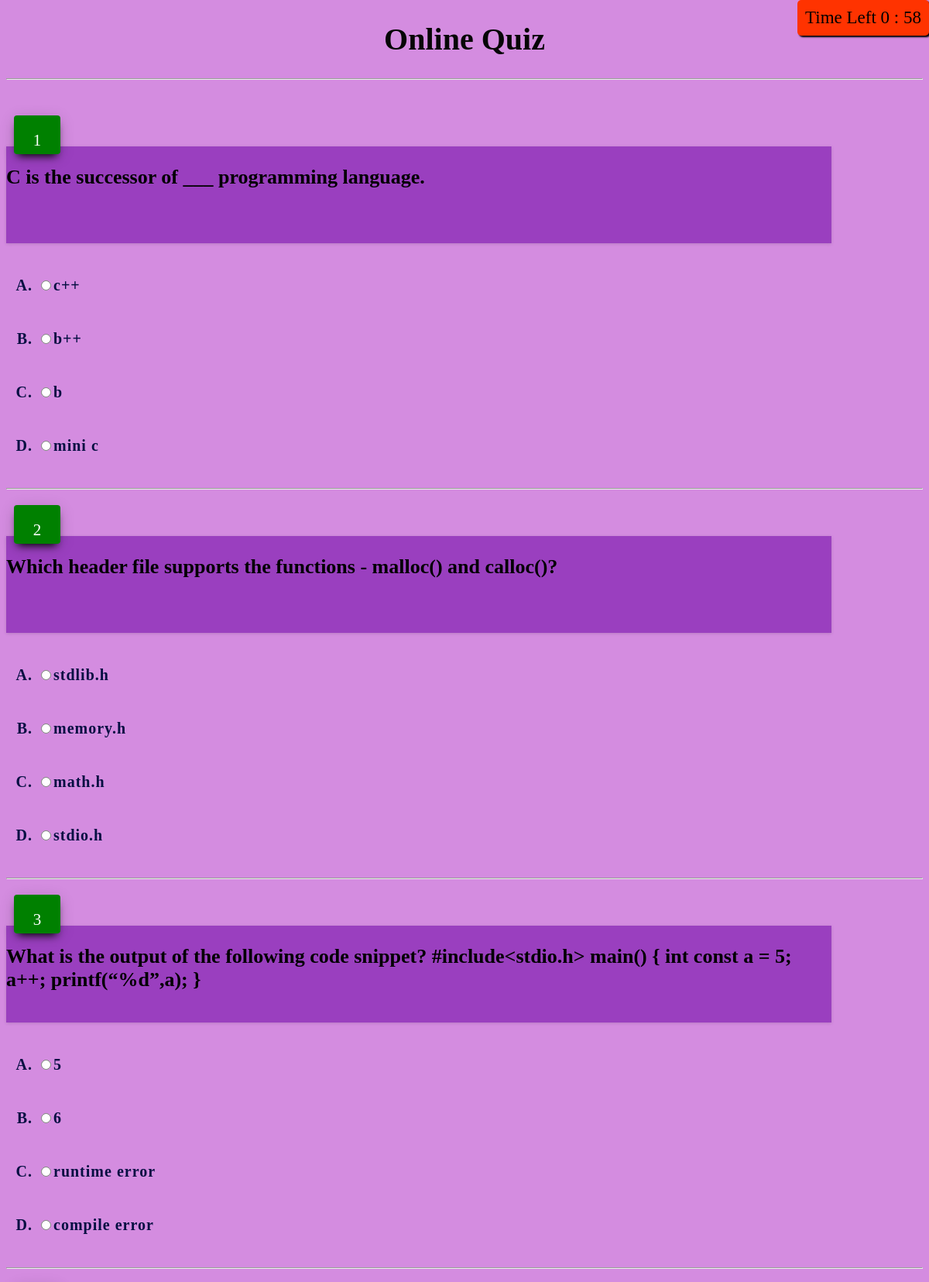
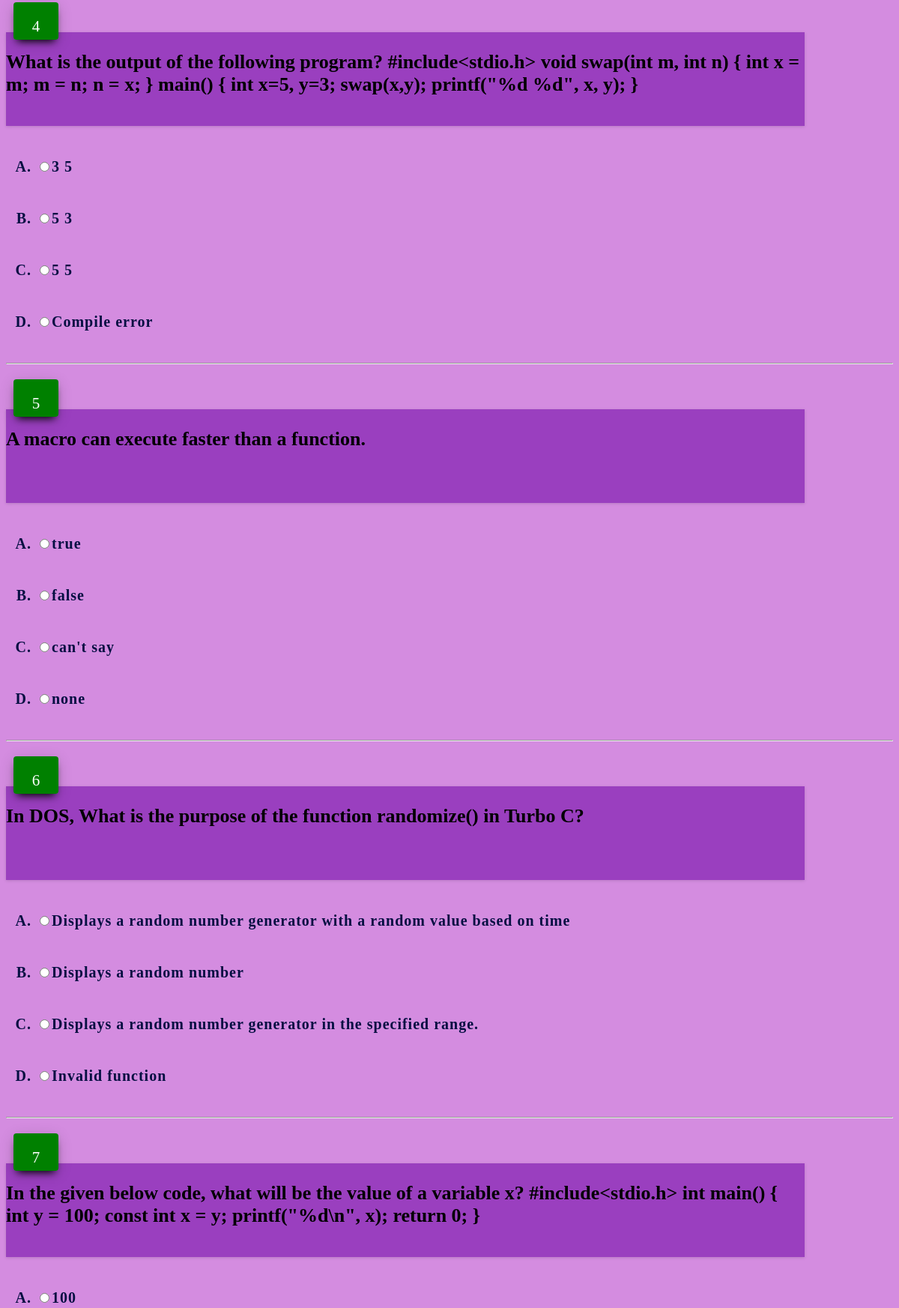
/cq/ (signed in, upper part), run on the app's committed database (2 pictures, top to bottom).
### core/models.py (models this page shows, shortened)
class CTEST(models.Model):
	QUESTION_NO=models.IntegerField(default=0)
	QUESTION=models.CharField(max_length=300)
	OPTION1=models.CharField(max_length=300)
	OPTION2=models.CharField(max_length=300)
	OPTION3=models.CharField(max_length=300)
	OPTION4=models.CharField(max_length=300)
	ANSWER=models.IntegerField(default=0)

### core/views.py (the view)
# urls.py: url(r'^cq/$', core_views.cq, name='cq'),
@login_required
def cq(request):
    context = {
        'query_results' : CTEST.objects.all()
    }
    return render(request, 'cq.html',context)

### mysite/templates/cq.html (shortened to what this page needs)
{% load static %}
<!DOCTYPE html>
<html>
    <head>
{% load static %}
    <link rel="stylesheet" type="text/css" href={% static 'styleee.css' %}>
    </head>
    <body >
    <span id="remainingTime" style="position: fixed;font-size: 23px;background:#ff3300;border-radius: 5px;padding: 10px;box-shadow: 2px 2px 2px 0px;"></span>
        <form id="myform" action="/cr/"  method="post">
            <center><h1 class ="hone">Online Quiz</h1></center>
<hr/>
<br>
    {% for item in query_results %}
                        <div class="question-panel">
            <div class="question" >
            <label class="question-label">{{ item.QUESTION_NO }}</label>
           <b>{{ item.QUESTION }}</b>
           </div>
           <ol  class ="op" type='A'>
      <br> <b><li ><input type='radio' name="java{{item.QUESTION_NO}}" value='1' />{{item.OPTION1}}<br><br></li></b>
      <br><b><li ><input type='radio' name="java{{item.QUESTION_NO}}" value='2' />{{item.OPTION2}}<br><br></li></b>
      <br><b><li ><input type='radio' name="java{{item.QUESTION_NO}}" value='3'  />{{item.OPTION3}}<br><br></li></b>
      <br><b><li ><input type='radio' name="java{{item.QUESTION_NO}}" value='4'  />{{item.OPTION4}}<br><br></li></b>
           </ol>
           <hr/>
           </div>
      {% endfor %}
</form>
    </body>
</html>

### core/static/styleee.css (style rules this page uses)
body { background-color: #d48ce0; }
#remainingTime { top:0; right:0; }
.hone { color:#060606; font-family: "Palatino Linotype", "Book Antiqua", Palatino, serif; font-size:40px }
.op { color: #050f42; font-size: 20px; letter-spacing:1px; }
.question-label { position: relative; width: 60px; height: 30px; padding-top:20px; float: left; font-size: 21px; color: white; border-radius: 4px; margin-left:10px; text-align: center; margin-top: -65px; background: linear-gradient(360deg, green, green); box-shadow: 0 4px 20px 0px rgba(0, 0, 0, 0.14), 0 7px 10px -5px black; }
.question { margin-top: 60px; position: relative; padding-top: 25px; width: 90%; min-height: 100px; font-size: 26px; background-color: #9a3fbf; box-shadow: 0 1px 4px 0 rgba(0, 0, 0, 0.14); }

### data on the page
CTEST: QUESTION_NO "1", QUESTION "C is the successor of ___ programming language.", OPTION1 "c++", OPTION2 "b++", OPTION3 "b", OPTION4 "mini c"
CTEST: QUESTION_NO "2", QUESTION "Which header file supports the functions - malloc() and calloc()?", OPTION1 "stdlib.h", OPTION2 "memory.h", OPTION3 "math.h", OPTION4 "stdio.h"
CTEST: QUESTION_NO "3", QUESTION "What is the output of the following code snippet? #include<stdio.h> main() { int const a = 5; a++; printf(“%d”,a); }", OPTION1 "5", OPTION2 "6", OPTION3 "runtime error", OPTION4 "compile error"
CTEST: QUESTION_NO "4", QUESTION "What is the output of the following program? #include<stdio.h> void swap(int m, int n) { int x = m; m = n; n = x; } main() { int x=5, y=3; swap(x,y); printf(\"%d %d\", x, y); }", OPTION1 "3 5", OPTION2 "5 3", OPTION3 "5 5", OPTION4 "Compile error"
CTEST: QUESTION_NO "5", QUESTION "A macro can execute faster than a function.", OPTION1 "true", OPTION2 "false", OPTION3 "can't say", OPTION4 "none"
CTEST: QUESTION_NO "6", QUESTION "In DOS, What is the purpose of the function randomize() in Turbo C?", OPTION1 "Displays a random number generator with a random value based on time", OPTION2 "Displays a random number", OPTION3 "Displays a random number generator in the specified range.", OPTION4 "Invalid function"
CTEST: QUESTION_NO "7", QUESTION "In the given below code, what will be the value of a variable x? #include<stdio.h> int main() { int y = 100; const int x = y; printf(\"%d\\n\", x); return 0; }", OPTION1 "100"
